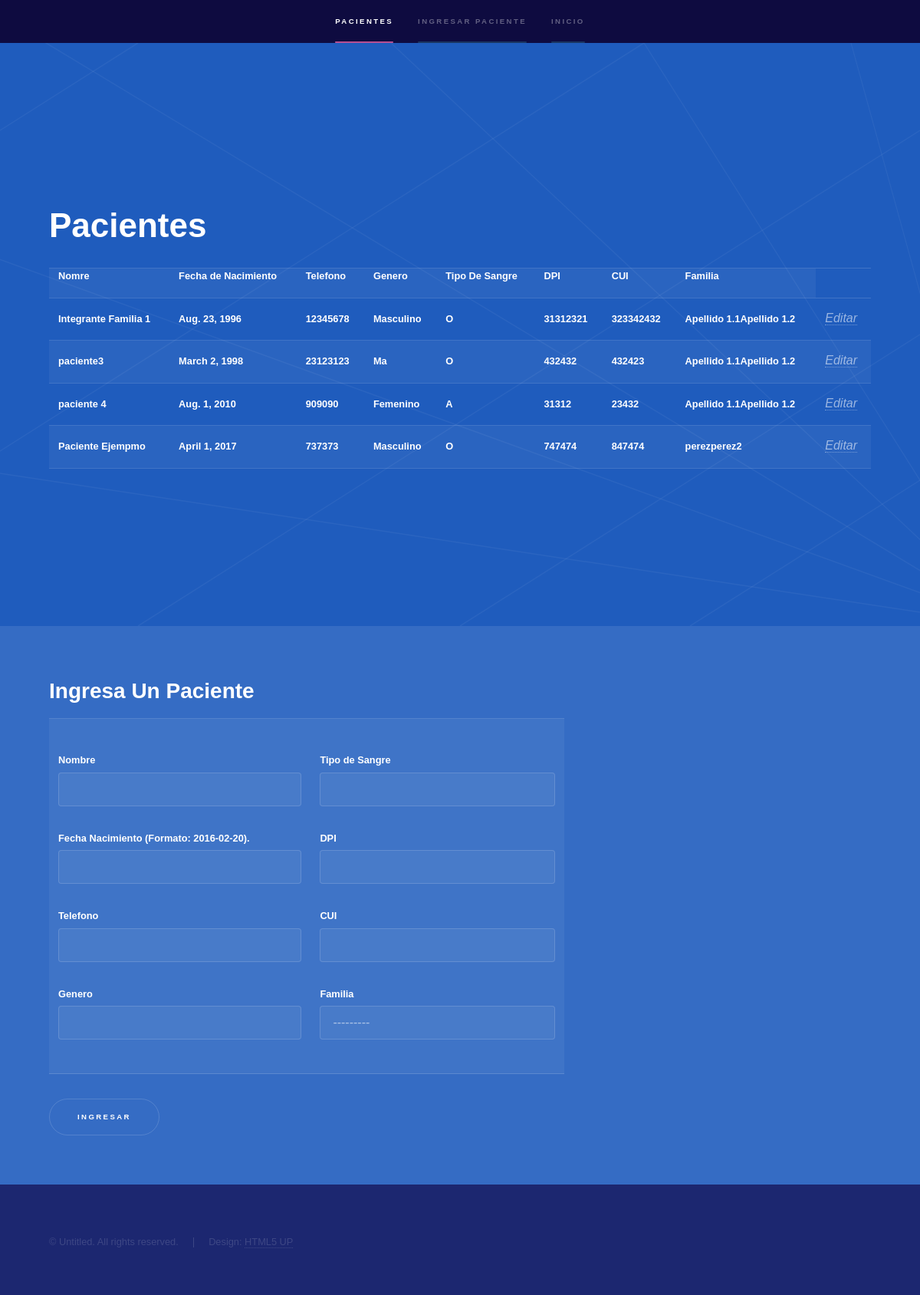
The app's page /paciente/paciente/ (signed in), older data.
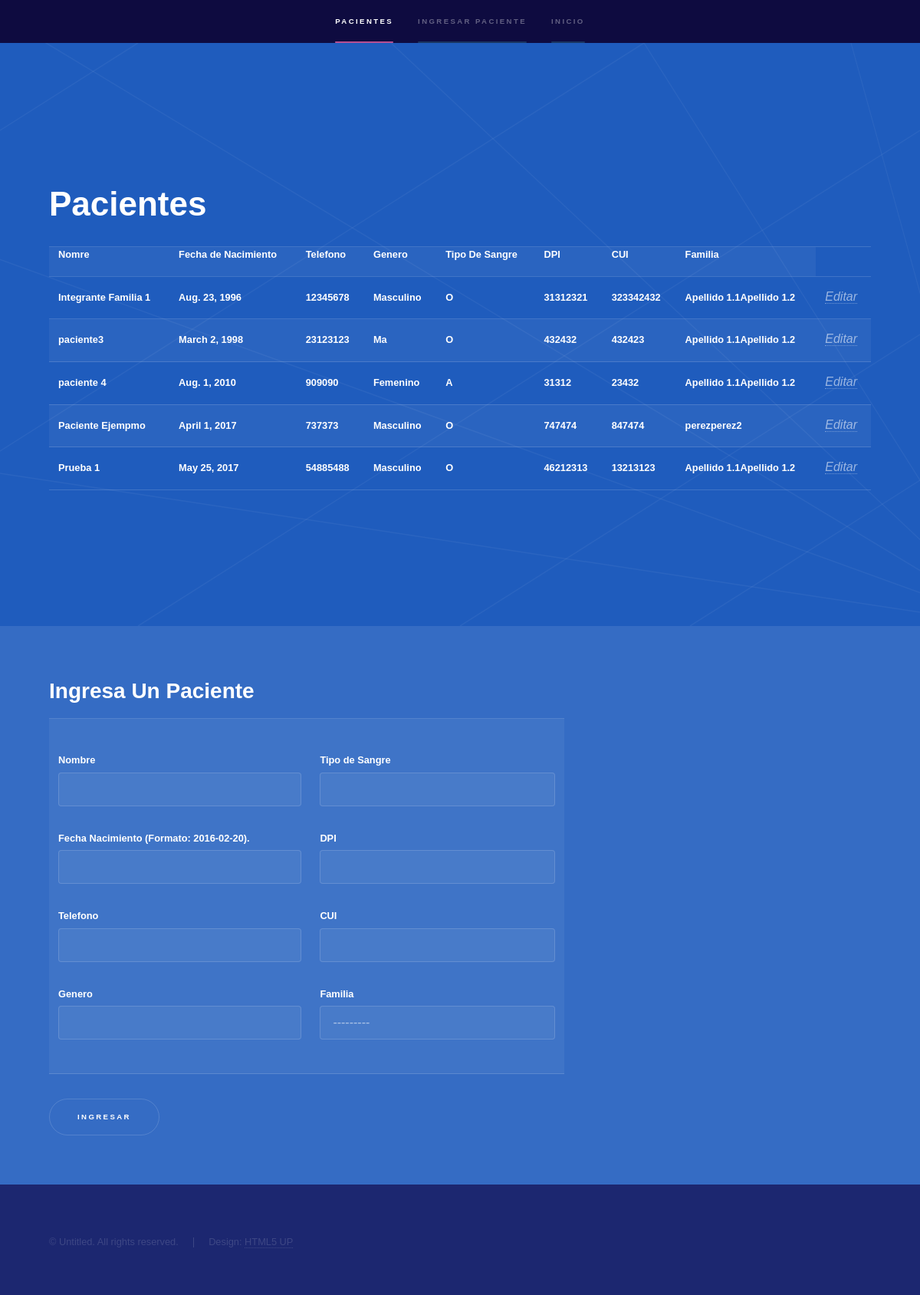
The same page, newer data.
### pacientes/models.py (models this page shows, shortened)
class paciente(models.Model):
    nombre = models.CharField(max_length = 45, blank = False)
    fechaNacimiento = models.DateField()
    telefono = models.CharField(max_length = 8 , blank = True)
    genero = models.CharField(max_length = 9 ,blank = False)
    tipoSangre = models.CharField(max_length = 3)
    dpi = models.CharField(max_length = 30 , blank = False)
    cui = models.CharField(max_length = 30 , blank = False)
    idFamilia = models.ForeignKey('familia')

class familia(models.Model):
    primerApellido = models.CharField(max_length = 45 , blank = False)
    segundoApellido = models.CharField(max_length = 45 , blank = False)
    def __str__(self):
        return self.primerApellido + self.segundoApellido

### pacientes/views.py (the view)
# urls.py: url(r'^paciente/',include('pacientes.urls') ),
def paciente(request):
    form = pacienteModelsForms(request.POST or None)
    queryset = modeloPaciente.objects.all()
    if form.is_valid():
        instance = form.save(commit=False)
        instance.save()
        form = pacienteModelsForms()
    context = {
    "form":form,
    "queryset":queryset,
    }
    return render(request,"pacientes/creacionPaciente.html",context)

### pacientes/forms.py
class pacienteModelsForms(forms.ModelForm):
    class Meta:
        model = paciente
        fields = [
        "nombre",
        "fechaNacimiento",
        "telefono",
        "genero",
        "tipoSangre",
        "dpi",
        "cui",
        "idFamilia",
            ]

### templates/pacientes/creacionPaciente.html (shortened to what this page needs)
{% extends  'baseTemplate/base.html'%}
{% block navBar %}
<li><a href="#intro">Pacientes</a></li>
<li><a href="#one">Ingresar Paciente</a></li>
{% endblock %}
{% block apartados %}
  <section id="intro" class="wrapper style1 fullscreen fade-up">
    <div class="inner">
      <h1>Pacientes</h1>
      <table id="paciente">
        <tr>
            <th><h5>Nomre</h5></th>
            <th><h5>Fecha de Nacimiento</h5></th>
            <th><h5>Telefono</h5></th>
            <th><h5>Genero</h5></th>
            <th><h5>Tipo De Sangre</h5></th>
            <th><h5>DPI</h5></th>
            <th><h5>CUI</h5></th>
            <th><h5>Familia</h5></th>
            </tr>
            {% for dato in queryset %}
            <tr>
              <th><h5>{{ dato.nombre }}</h5></th>
              <th><h5>{{dato.fechaNacimiento}}</h5></th>
              <th><h5>{{dato.telefono}}</h5></th>
              <th><h5>{{dato.genero}}</h5></th>
              <th><h5>{{dato.tipoSangre}}</h5></th>
              <th><h5>{{dato.dpi}}</h5></th>
              <th><h5>{{dato.cui}}</h5></th>
              <th><h5>{{dato.idFamilia}}</h5></th>
              <td><a href='editar/{{dato.id}}'><i>Editar</i></a></td>
            </tr>
            {% endfor %}
          </table>
    </div>
  </section>
<section id="one" class="wrapper style2 spotlights">
  <section>
    <div class="content">
      <div class="inner">
        <h2>Ingresa Un Paciente</h2>
        <form method='POST' class="form-control">{% csrf_token %}
          <table>
            <td>
              <p><h5>Nombre</h5>{{ form.nombre }}</p>
              <p><h5>Fecha Nacimiento (Formato: 2016-02-20).</h5>{{form.fechaNacimiento}}</p>
              <p><h5>Telefono</h5>{{form.telefono}}</p>
              <p><h5>Genero</h5>{{form.genero}}</p>
            </td>
            <td>
              <p><h5>Tipo de Sangre</h5>{{form.tipoSangre}}</p>
              <p><h5>DPI</h5>{{form.dpi}}</p>
              <p><h5>CUI</h5>{{form.cui}}</p>
              <p><h5>Familia</h5>{{form.idFamilia}}</p>
            </td>
          </table>
          <input type = "submit" value = "Ingresar" />
        </form>
      </div>
    </div>
  </section>
</section>
{% endblock %}

Row changes from the older to the newer data that the page shows:
added paciente: nombre "Prueba 1", fechaNacimiento "May 25, 2017", telefono "54885488", genero "Masculino", tipoSangre "O", dpi "46212313", cui "13213123", idFamilia "Apellido 1.1Apellido 1.2"
